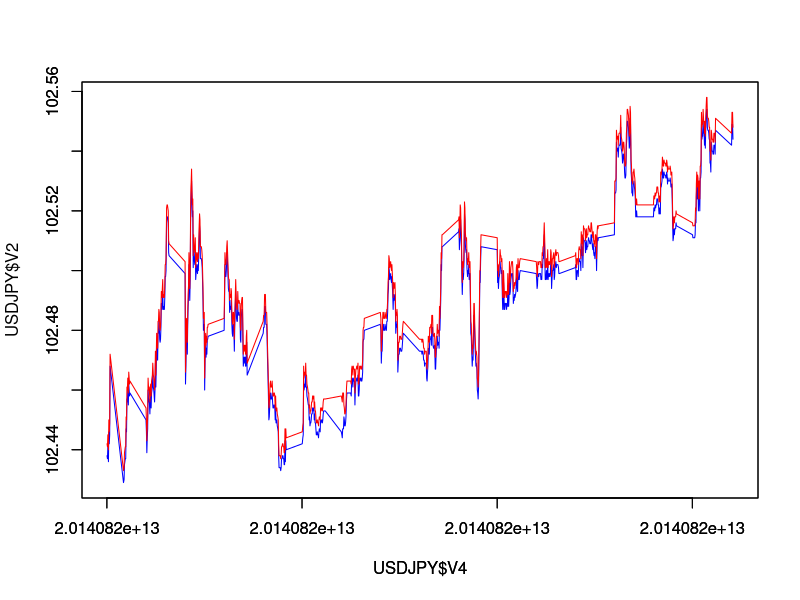
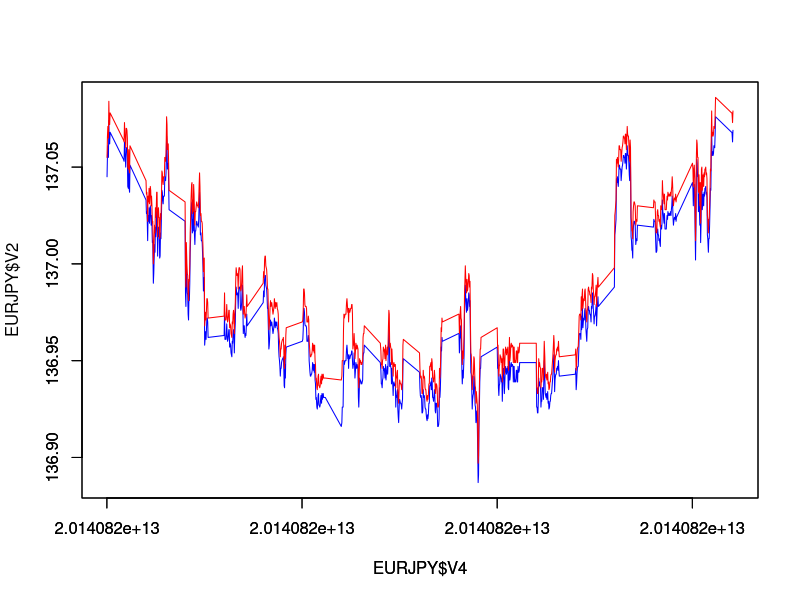
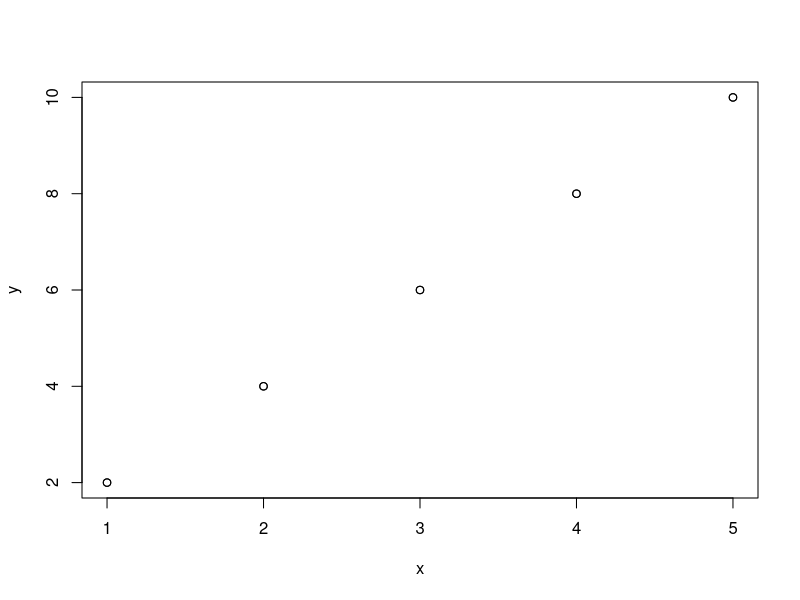

Write R code to recreate these figures, in order.
setwd("~/finance/yahoo-finance-fx");
data <- read.csv("data20140815.csv", header=FALSE);

#data[1,1];
#data[1,] #1行目のデータ
ids = unique(data[,1]) #1列目
ids

dates = unique(data[,4]) #日付：４列目
dates[1]


for( j in 1:length(ids)){
  eval(parse(text=paste(ids[j],"<-data[(data$V1==ids[",j,"]),]",sep="")))  
}


USDJPY_ylim <- c(min(USDJPY$V2,min(USDJPY$V3)),max(USDJPY$V2,USDJPY$V3))
jpeg(".jpg", height=500, width=500)
plot(USDJPY$V4,USDJPY$V2,type='l',ylim=USDJPY_ylim, col="blue")
par(new=T)
plot(USDJPY$V4,USDJPY$V3,type='l',ylab="",ylim=USDJPY_ylim,col="red")


EURJPY_ylim <- c(min(EURJPY$V2,min(EURJPY$V3)),max(EURJPY$V2,EURJPY$V3))
plot(EURJPY$V4,EURJPY$V2,type='l',ylim=EURJPY_ylim, col="blue")
par(new=T)
plot(EURJPY$V4,EURJPY$V3,type='l',ylab="",ylim=EURJPY_ylim,col="red")


x <- c(1, 2, 3, 4, 5)
y <- c(2, 4, 6, 8, 10)

jpeg("test1.jpg", height=500, width=500)
plot(x, y)                                   # グラフを描く
points(x, y)
dev.off()                                    # 描画デバイスを閉じる
